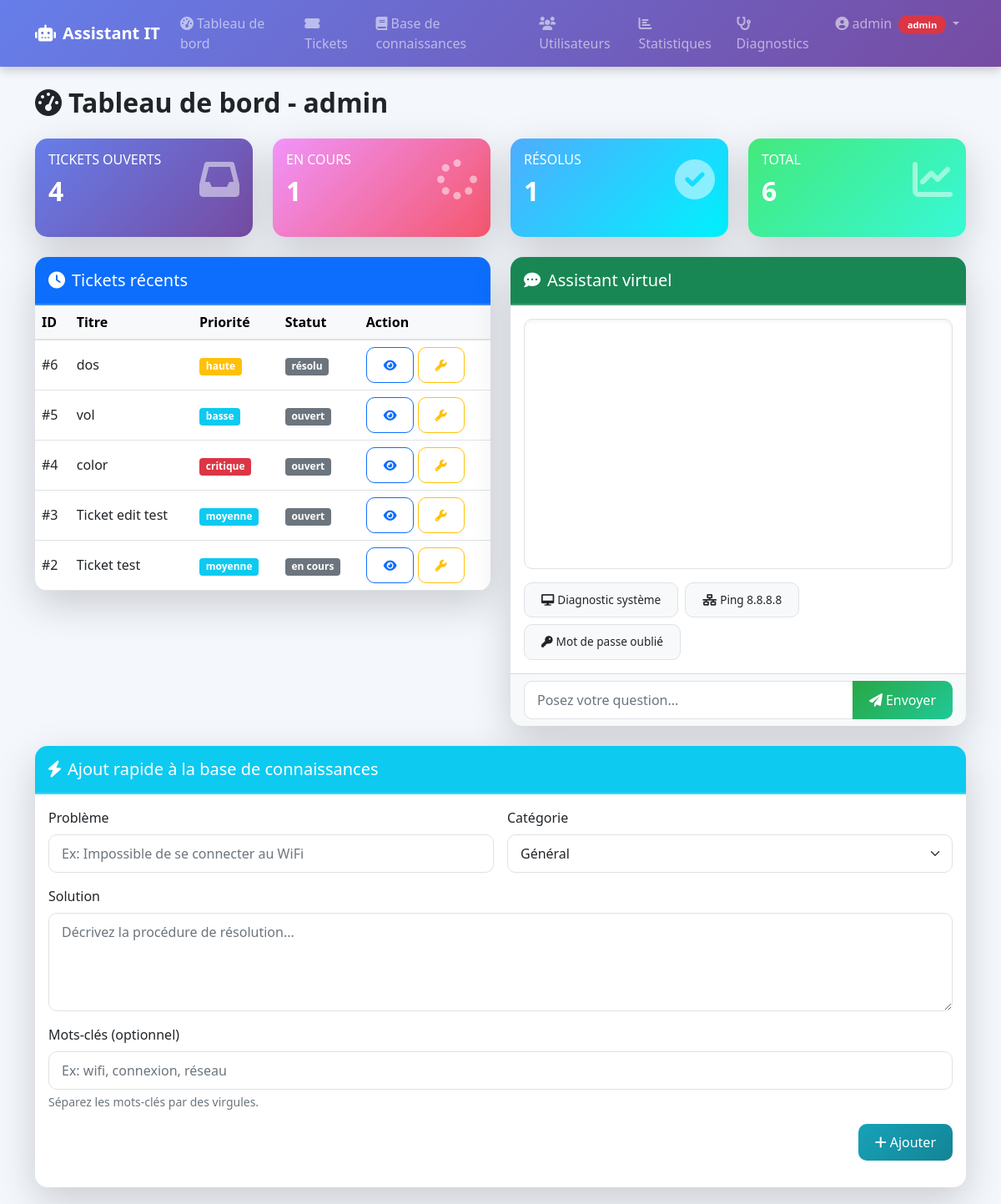
The app's page /dashboard (signed in) with its own data.
### it_assistant/models.py (models this page shows, shortened)
class User(db.Model, UserMixin):
    __tablename__ = 'users'
    id = db.Column(db.Integer, primary_key=True)
    username = db.Column(db.String(64), unique=True, nullable=False)
    email = db.Column(db.String(120), unique=True, nullable=False)
    password_hash = db.Column(db.String(128))
    role = db.Column(db.String(20), default='user')  # 'user', 'technician', 'admin'
    created_at = db.Column(db.DateTime, default=datetime.utcnow)
    tickets_created = db.relationship('Ticket', foreign_keys='Ticket.user_id', backref='author', lazy='dynamic')
    tickets_assigned = db.relationship('Ticket', foreign_keys='Ticket.assigned_to', backref='technician', lazy='dynamic')
    knowledge_entries = db.relationship('KnowledgeBase', backref='author', lazy='dynamic')
    settings = db.relationship('UserSettings', backref='user', uselist=False, cascade='all, delete-orphan')
    logs = db.relationship('Log', backref='user', lazy='dynamic')
    def is_technician(self):
        return self.role in ['technician', 'admin']
    def is_admin(self):
        return self.role == 'admin'

class Ticket(db.Model):
    __tablename__ = 'tickets'
    id = db.Column(db.Integer, primary_key=True)
    title = db.Column(db.String(100), nullable=False)
    description = db.Column(db.Text, nullable=False)
    status = db.Column(db.String(20), default='ouvert')  # ouvert, en cours, résolu, fermé
    priority = db.Column(db.String(20), default='moyenne')  # basse, moyenne, haute, critique
    created_at = db.Column(db.DateTime, default=datetime.utcnow)
    updated_at = db.Column(db.DateTime, default=datetime.utcnow, onupdate=datetime.utcnow)
    user_id = db.Column(db.Integer, db.ForeignKey('users.id'), nullable=False)
    assigned_to = db.Column(db.Integer, db.ForeignKey('users.id'), nullable=True)
    resolution = db.Column(db.Text, nullable=True)  # Solution apportée

### it_assistant/views/main.py (the view)
@main_bp.route('/dashboard')
@login_required
def dashboard():
    if current_user.is_technician():
        tickets_open = Ticket.query.filter_by(status='ouvert').count()
        tickets_in_progress = Ticket.query.filter_by(status='en cours').count()
        tickets_resolved = Ticket.query.filter_by(status='résolu').count()
        recent_tickets = Ticket.query.order_by(Ticket.created_at.desc()).limit(5).all()
        return render_template('dashboard_tech.html',
                               tickets_open=tickets_open,
                               tickets_in_progress=tickets_in_progress,
                               tickets_resolved=tickets_resolved,
                               recent_tickets=recent_tickets)
    else:
        user_tickets = Ticket.query.filter_by(user_id=current_user.id).order_by(Ticket.created_at.desc()).all()
        return render_template('dashboard_user.html', tickets=user_tickets)

### it_assistant/templates/dashboard_tech.html (shortened to what this page needs)
{% extends "base.html" %}
{% block content %}
<h2 class="mb-4 fw-bold"><i class="fas fa-tachometer-alt me-2"></i>Tableau de bord - {{ current_user.username }}</h2>
<div class="row g-4 mb-4">
    <div class="col-md-3">
        <div class="card text-white h-100 border-0 shadow-lg" style="background: linear-gradient(135deg, #667eea 0%, #764ba2 100%);">
            <div class="card-body">
                <div class="d-flex justify-content-between align-items-center">
                    <div>
                        <h6 class="text-uppercase fw-light">Tickets ouverts</h6>
                        <h2 class="mb-0 fw-bold">{{ tickets_open }}</h2>
                    </div>
                    <i class="fas fa-inbox fa-3x opacity-50"></i>
                </div>
            </div>
        </div>
    </div>
    <div class="col-md-3">
        <div class="card text-white h-100 border-0 shadow-lg" style="background: linear-gradient(135deg, #f093fb 0%, #f5576c 100%);">
            <div class="card-body">
                <div class="d-flex justify-content-between align-items-center">
                    <div>
                        <h6 class="text-uppercase fw-light">En cours</h6>
                        <h2 class="mb-0 fw-bold">{{ tickets_in_progress }}</h2>
                    </div>
                    <i class="fas fa-spinner fa-3x opacity-50"></i>
                </div>
            </div>
        </div>
    </div>
    <div class="col-md-3">
        <div class="card text-white h-100 border-0 shadow-lg" style="background: linear-gradient(135deg, #4facfe 0%, #00f2fe 100%);">
            <div class="card-body">
                <div class="d-flex justify-content-between align-items-center">
                    <div>
                        <h6 class="text-uppercase fw-light">Résolus</h6>
                        <h2 class="mb-0 fw-bold">{{ tickets_resolved }}</h2>
                    </div>
                    <i class="fas fa-check-circle fa-3x opacity-50"></i>
                </div>
            </div>
        </div>
    </div>
    <div class="col-md-3">
        <div class="card text-white h-100 border-0 shadow-lg" style="background: linear-gradient(135deg, #43e97b 0%, #38f9d7 100%);">
            <div class="card-body">
                <div class="d-flex justify-content-between align-items-center">
                    <div>
                        <h6 class="text-uppercase fw-light">Total</h6>
                        <h2 class="mb-0 fw-bold">{{ tickets_open + tickets_in_progress + tickets_resolved }}</h2>
                    </div>
                    <i class="fas fa-chart-line fa-3x opacity-50"></i>
                </div>
            </div>
        </div>
    </div>
</div>
<div class="row">
    <div class="col-lg-6">
        <div class="card shadow-lg border-0 mb-4">
            <div class="card-header bg-primary text-white py-3">
                <h5 class="mb-0"><i class="fas fa-clock me-2"></i>Tickets récents</h5>
            </div>
            <div class="card-body p-0">
                <div class="table-responsive">
                    <table class="table table-hover align-middle mb-0">
                        <thead class="table-light">
                            <tr>
                                <th>ID</th>
                                <th>Titre</th>
                                <th>Priorité</th>
                                <th>Statut</th>
                                <th>Action</th>
                            </tr>
                        </thead>
                        <tbody>
                            {% for ticket in recent_tickets %}
                            <tr>
                                <td>#{{ ticket.id }}</td>
                                <td>{{ ticket.title }}</td>
                                <td>
                                    <span class="badge bg-{{ 'danger' if ticket.priority=='critique' else 'warning' if ticket.priority=='haute' else 'info' }}">{{ ticket.priority }}</span>
                                </td>
                                <td>
                                    <span class="badge bg-secondary">{{ ticket.status }}</span>
                                </td>
                                <td>
                                    <a href="{{ url_for('tickets.view_ticket', ticket_id=ticket.id) }}" class="btn btn-sm btn-outline-primary">
                                        <i class="fas fa-eye"></i>
                                    </a>
                                    <a href="{{ url_for('tickets.resolve_ticket', ticket_id=ticket.id) }}" class="btn btn-sm btn-outline-warning">
                                        <i class="fas fa-wrench"></i>
                                    </a>
                                </td>
                            </tr>
                            {% endfor %}
                        </tbody>
                    </table>
                </div>
            </div>
        </div>
    </div>
    <div class="col-lg-6">
        <div class="card shadow-lg border-0 mb-4">
            <div class="card-header bg-success text-white py-3">
                <h5 class="mb-0"><i class="fas fa-comment-dots me-2"></i>Assistant virtuel</h5>
            </div>
            <div class="card-body">
                <div id="chat-messages" class="chat-container"></div>
                <div class="mt-3 d-flex flex-wrap gap-2">
                    <button class="btn btn-outline-primary btn-sm suggestion-btn"><i class="fas fa-desktop me-1"></i>Diagnostic système</button>
                    <button class="btn btn-outline-primary btn-sm suggestion-btn"><i class="fas fa-network-wired me-1"></i>Ping 8.8.8.8</button>
                    <button class="btn btn-outline-primary btn-sm suggestion-btn"><i class="fas fa-key me-1"></i>Mot de passe oublié</button>
                </div>
            </div>
            <div class="card-footer">
                <div class="input-group">
                    <input type="text" id="chat-input" class="form-control" placeholder="Posez votre question...">
                    <button class="btn btn-success" id="chat-send"><i class="fas fa-paper-plane me-1"></i>Envoyer</button>
                </div>
            </div>
        </div>
    </div>
</div>
{% if current_user.is_admin() %}
<div class="row">
    <div class="col-12">
        <div class="card shadow-lg border-0">
            <div class="card-header bg-info text-white py-3">
                <h5 class="mb-0"><i class="fas fa-bolt me-2"></i>Ajout rapide à la base de connaissances</h5>
            </div>
            <div class="card-body">
                <form id="quick-knowledge-form">
                    <div class="row g-3">
                        <div class="col-md-6">
                            <label for="quick-problem" class="form-label">Problème</label>
                            <input id="quick-problem" class="form-control" type="text" placeholder="Ex: Impossible de se connecter au WiFi" required>
                        </div>
                        <div class="col-md-6">
                            <label for="quick-category" class="form-label">Catégorie</label>
                            <select id="quick-category" class="form-select">
                                <option value="général">Général</option>
                            </select>
                        </div>
                        <div class="col-12">
                            <label for="quick-solution" class="form-label">Solution</label>
                            <textarea id="quick-solution" class="form-control" rows="4" placeholder="Décrivez la procédure de résolution..." required></textarea>
                        </div>
                        <div class="col-12">
                            <label for="quick-keywords" class="form-label">Mots-clés (optionnel)</label>
                            <input id="quick-keywords" class="form-control" type="text" placeholder="Ex: wifi, connexion, réseau">
                            <div class="form-text">Séparez les mots-clés par des virgules.</div>
                        </div>
                    </div>
                    <div class="d-flex justify-content-end mt-3">
                        <button type="submit" class="btn btn-info text-white">
                            <i class="fas fa-plus me-1"></i>Ajouter
                        </button>
                    </div>
                </form>
            </div>
        </div>
    </div>
</div>
{% endif %}
{% endblock %}

### it_assistant/templates/base.html (shortened to what this page needs)
<!DOCTYPE html>
<html lang="fr" data-theme="{{ current_user.settings.theme if current_user.is_authenticated and current_user.settings else 'light' }}">
<head>
    <link href="https://cdn.jsdelivr.net/npm/bootstrap@5.1.3/dist/css/bootstrap.min.css" rel="stylesheet">
    <link rel="stylesheet" href="https://cdnjs.cloudflare.com/ajax/libs/font-awesome/6.0.0-beta3/css/all.min.css">
    <link rel="stylesheet" href="{{ url_for('static', filename='css/style.css') }}">
</head>
<body>
    <nav class="navbar navbar-expand-lg navbar-dark" style="background: linear-gradient(135deg, #667eea 0%, #764ba2 100%); box-shadow: 0 4px 12px rgba(0,0,0,0.2);">
        <div class="container">
            <a class="navbar-brand fw-bold" href="{{ url_for('main.index') }}">
                <i class="fas fa-robot me-2"></i>Assistant IT
            </a>
            <div class="collapse navbar-collapse" id="navbarNav">
                <ul class="navbar-nav ms-auto">
                    {% if current_user.is_authenticated %}
                        <li class="nav-item">
                            <a class="nav-link" href="{{ url_for('main.dashboard') }}">
                                <i class="fas fa-tachometer-alt me-1"></i>Tableau de bord
                            </a>
                        </li>
                        {% if current_user.is_technician() or current_user.is_admin() %}
                            <li class="nav-item">
                                <a class="nav-link" href="{{ url_for('tickets.list_tickets') }}">
                                    <i class="fas fa-ticket-alt me-1"></i>Tickets
                                </a>
                            </li>
                        {% endif %}
                        {% if current_user.is_admin() %}
                            <li class="nav-item">
                                <a class="nav-link" href="{{ url_for('knowledge.list_knowledge') }}">
                                    <i class="fas fa-book me-1"></i>Base de connaissances
                                </a>
                            </li>
                            <li class="nav-item">
                                <a class="nav-link" href="{{ url_for('admin.list_users') }}">
                                    <i class="fas fa-users me-1"></i>Utilisateurs
                                </a>
                            </li>
                            <li class="nav-item">
                                <a class="nav-link" href="{{ url_for('admin.stats') }}">
                                    <i class="fas fa-chart-bar me-1"></i>Statistiques
                                </a>
                            </li>
                        {% endif %}
                        <li class="nav-item">
                            <a class="nav-link" href="{{ url_for('main.diagnostic') }}">
                                <i class="fas fa-stethoscope me-1"></i>Diagnostics
                            </a>
                        </li>
                        <li class="nav-item dropdown">
                            <a class="nav-link dropdown-toggle" href="#" id="userDropdown" role="button" data-bs-toggle="dropdown">
                                <i class="fas fa-user-circle me-1"></i>{{ current_user.username }}
                                <span class="badge bg-{{ 'danger' if current_user.role=='admin' else 'warning' if current_user.role=='technician' else 'secondary' }} ms-1">
                                    {{ current_user.role }}
                                </span>
                            </a>
                        </li>
                    {% endif %}
                </ul>
            </div>
        </div>
    </nav>
    <div class="container mt-4">
        {% block content %}{% endblock %}
    </div>
</body>
</html>

### records on screen
User: username "admin", role "admin"
Ticket: id "6", title "dos", priority "haute", status "résolu"
Ticket: id "5", title "vol", priority "basse", status "ouvert"
Ticket: id "4", title "color", priority "critique", status "ouvert"
Ticket: id "3", title "Ticket edit test", priority "moyenne", status "ouvert"
Ticket: id "2", title "Ticket test", priority "moyenne", status "en cours"

### other values on screen
{{ tickets_open }} "4"
{{ tickets_in_progress }} "1"
{{ tickets_resolved }} "1"
{{ tickets_open + tickets_in_progress + tickets_resolved }} "6"
